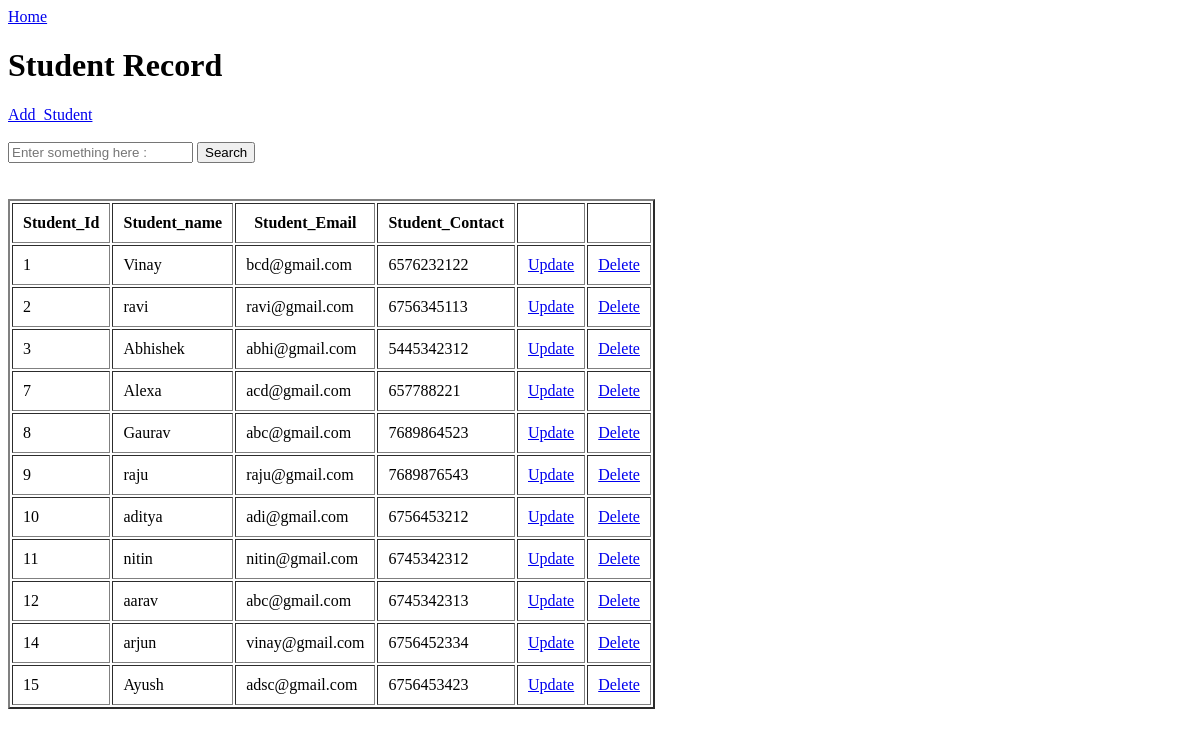
Before: / with the older database file.
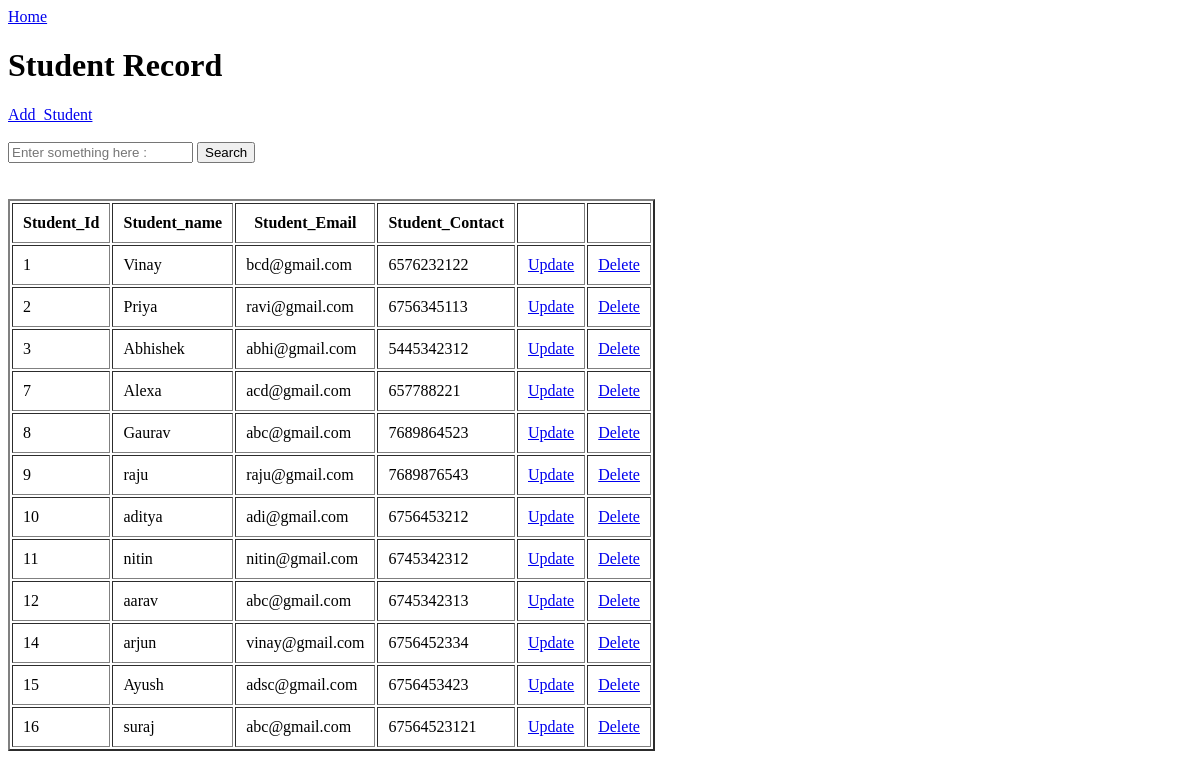
After: the same page with the newer database file.
### crud_app/models.py (models this page shows, shortened)
class Student(models.Model):
    id=models.AutoField(primary_key=True)
    name=models.CharField(max_length=20)
    email=models.CharField(max_length=30)
    contact=models.CharField(max_length=10)

### crud_app/views.py (the view)
# urls.py: 2. Add a URL to urlpatterns:  path('', views.home, name='home')
def home(request):
    if request.method == "POST":
        search = request.POST.get("search")  # Use request.POST.get() to access POST data
        data = Student.objects.filter(Q(name__iexact=search) | Q(email__iexact=search) | Q(id__iexact=search))  # Using iexact for case-insensitive search
    else:
        data = Student.objects.all()
    return render(request, 'index.html', {'data': data})

### crud_app/templates/index.html (shortened to what this page needs)
<!DOCTYPE html>
<html lang="en">
<head>
</head>
<body>
<a href="/">Home</a>
<h1>Student Record</h1>
<a href="/add">Add_Student</a>
<br> <br>
<form method="post" action="/">
<input type="search" name="search" placeholder="Enter something here :">
<button type="submit">Search</button>
</form>
<br><br>
<table border="2px" cellpadding="10px">
    <tr>
        <th>Student_Id</th>
        <th>Student_name</th>
        <th>Student_Email</th>
        <th>Student_Contact</th>
        <th></th>
        <th></th>
    </tr>
    {% for item in data %}
    <tr>
        <td>{{item.id}}</td>
        <td>{{item.name}}</td>
        <td>{{item.email}}</td>
        <td>{{item.contact}}</td>
        <td><a href="/update/{{item.id}}">Update</a></td>
        <td><a href="/delete/{{item.id}}">Delete</a></td>
    </tr>
    {% endfor %}
</table>
</body>
</html>

Changed rows visible on the page:
changed Student "ravi@gmail.com": name "ravi" → "Priya"
added Student: id "16", name "suraj", email "abc@gmail.com", contact "67564523121"
